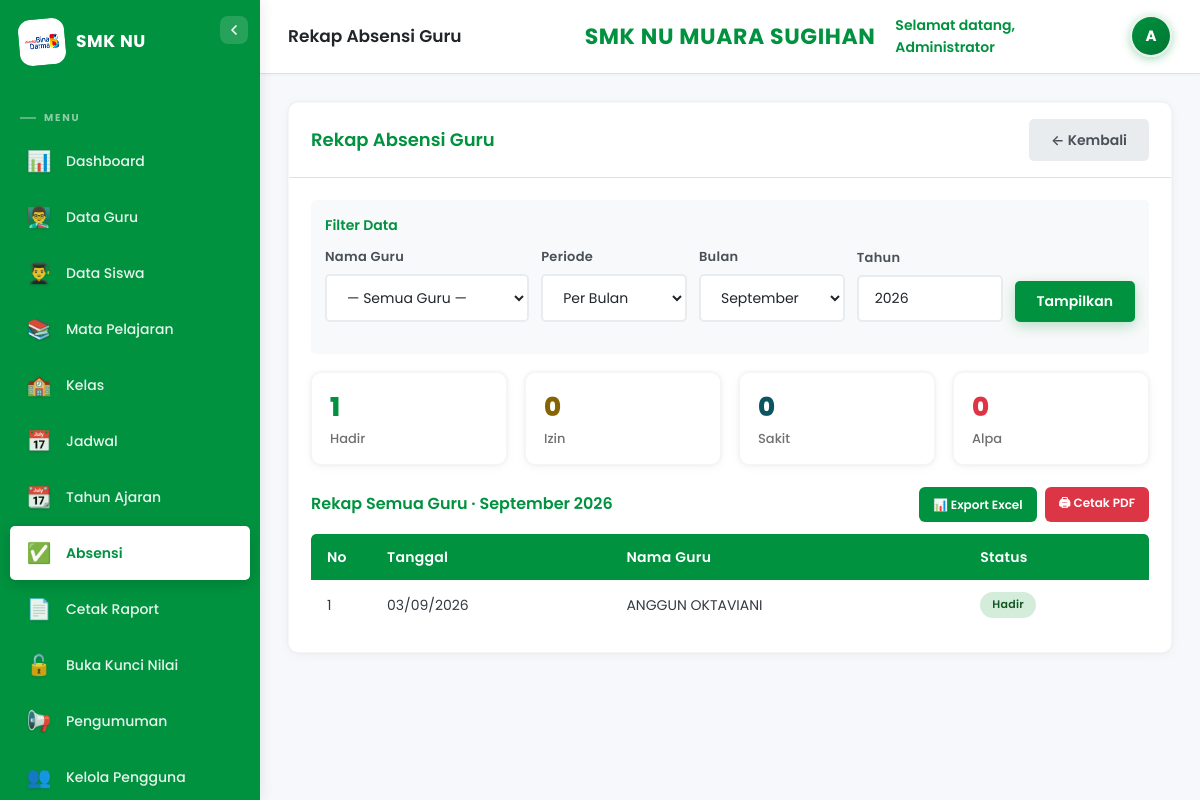
The page /public/index.php?page=absensi&action=rekapGuru (signed in) on the database its author committed.
### tables this page shows
CREATE TABLE `absensi_guru` (
  `id` int NOT NULL,
  `guru_id` int NOT NULL,
  `tanggal` date NOT NULL,
  `status` enum('Hadir','Izin','Sakit','Alpa') NOT NULL,
  `is_validated` tinyint(1) NOT NULL DEFAULT '0',
  `validated_by` int DEFAULT NULL,
  `validated_at` datetime DEFAULT NULL,
  `created_at` timestamp NOT NULL DEFAULT CURRENT_TIMESTAMP
);

CREATE TABLE `guru` (
  `id` int NOT NULL,
  `kode_guru` varchar(20) NOT NULL,
  `user_id` int DEFAULT NULL,
  `nama` varchar(100) NOT NULL,
  `jenis_kelamin` enum('Laki-Laki','Perempuan') NOT NULL,
  `tempat_lahir` varchar(100) DEFAULT NULL,
  `tanggal_lahir` date DEFAULT NULL,
  `alamat` text,
  `no_hp` varchar(20) DEFAULT NULL,
  `email` varchar(100) DEFAULT NULL,
  `agama` varchar(20) DEFAULT NULL,
  `tahun_masuk` year NOT NULL,
  `foto` varchar(255) DEFAULT NULL,
  `nuptk` varchar(20) DEFAULT NULL,
  `nik` varchar(20) DEFAULT NULL,
  `nip` varchar(30) DEFAULT NULL,
  `status_kepegawaian` varchar(50) DEFAULT NULL,
  `jenis_ptk` varchar(50) DEFAULT NULL,
  `gelar` varchar(50) DEFAULT NULL,
  `jenjang_pendidikan` varchar(20) DEFAULT NULL,
  `jurusan_prodi` varchar(100) DEFAULT NULL,
  `tmt_kerja` date DEFAULT NULL,
  `tugas_tambahan` varchar(100) DEFAULT NULL,
  `created_at` timestamp NOT NULL DEFAULT CURRENT_TIMESTAMP,
  `updated_at` timestamp NOT NULL DEFAULT CURRENT_TIMESTAMP ON UPDATE CURRENT_TIMESTAMP
);

### controllers/AbsensiController.php (called while the page is built, shortened)
<?php
class AbsensiController {
    public function rekapGuru() {
        $db=getDB();
        $rekapData=[]; $stats=['Hadir'=>0,'Izin'=>0,'Sakit'=>0,'Alpa'=>0];
        $periode=$_GET['periode']??'bulan';
        $bulan=$_GET['bulan']??date('m'); $tahun=$_GET['tahun']??date('Y');
        $semester=$_GET['semester']??'ganjil';
        list($cond,$params)=$this->periodeCond($periode,$bulan,$tahun,$semester);
        $sql="SELECT a.*,g.nama FROM absensi_guru a JOIN guru g ON a.guru_id=g.id WHERE $cond";
        $sql.=" ORDER BY a.tanggal DESC,g.nama";
        $st=$db->prepare($sql); $st->execute($params); $rekapData=$st->fetchAll();
        foreach($rekapData as $r) $stats[$r['status']]++;
        require VIEW_PATH.'/admin/absensi/rekap-guru.php';
    }
    private function periodeCond($periode,$bulan,$tahun,$semester){
        if($periode==='semester'){
            if($semester==='ganjil'){ $bulans=[7,8,9,10,11,12]; } else { $bulans=[1,2,3,4,5,6]; }
            $in=implode(',',array_fill(0,count($bulans),'?'));
            $cond="YEAR(a.tanggal)=? AND MONTH(a.tanggal) IN ($in)";
            $params=array_merge([$tahun],$bulans);
        } else {
            $cond="MONTH(a.tanggal)=? AND YEAR(a.tanggal)=?";
            $params=[$bulan,$tahun];
        }
        return [$cond,$params];
    }
}

### config/app.php (called while the page is built, shortened)
<?php
function base_url($path='') {
    $script = $_SERVER['SCRIPT_NAME'];
    $base = rtrim(dirname($script), '/');
    return $base.'/'.$path;
}

### views/admin/absensi/rekap-guru.php (the view, shortened to what this page needs)
<?php $pageTitle='Rekap Absensi Guru'; ob_start();
$guruId=isset($_GET['guru_id'])?(int)$_GET['guru_id']:0;
$periode=$_GET['periode']??'bulan';
$semester=$_GET['semester']??'ganjil';
$exportQs='&guru_id='.$guruId.'&periode='.$periode.'&bulan='.$bulan.'&tahun='.$tahun.'&semester='.$semester;
$periodeLabel = $periode==='semester' ? ('Semester '.ucfirst($semester).' '.$tahun) : (date('F',mktime(0,0,0,$bulan)).' '.$tahun);
$namaGuruTerpilih = '';
?>
<div class="card">
    <div class="card-header">
        <h3>Rekap Absensi Guru</h3>
        <a href="<?= base_url('index.php?page=absensi') ?>" class="btn btn-secondary">← Kembali</a>
    </div>
    <div class="card-body">
        <form method="GET" class="filter-form" style="padding:14px;background:var(--gray-50);border-radius:var(--radius-sm);margin-bottom:18px;">
            <h4 style="font-size:14px;color:var(--primary);margin-bottom:10px;font-weight:600;">Filter Data</h4>
            <div class="form-row" style="grid-template-columns:1.4fr 1fr 1fr 1fr auto;align-items:end;gap:12px;">
                <div class="form-group"><label>Nama Guru</label>
                    <select name="guru_id" class="form-control">
                        <option value="0">— Semua Guru —</option>
                    </select>
                </div>
                <div class="form-group"><label>Periode</label>
                    <select name="periode" class="form-control" onchange="togglePeriode(this.value)">
                        <option value="bulan" <?= $periode==='bulan'?'selected':'' ?>>Per Bulan</option>
                    </select>
                </div>
                <div class="form-group" id="grpBulan" style="<?= $periode==='semester'?'display:none;':'' ?>"><label>Bulan</label>
                    <select name="bulan" class="form-control">
                        <?php for($i=1;$i<=12;$i++): ?>
                            <option value="<?= $i ?>" <?= $bulan==$i?'selected':'' ?>><?= date('F',mktime(0,0,0,$i)) ?></option>
                        <?php endfor; ?>
                    </select>
                </div>
                <div class="form-group"><label>Tahun</label>
                    <input type="number" name="tahun" class="form-control" value="<?= $tahun ?>">
                </div>
                <div class="form-group"><label>&nbsp;</label>
                    <button type="submit" class="btn btn-primary">Tampilkan</button>
                </div>
            </div>
        </form>
        <?php if(!empty($rekapData)): ?>
            <div class="stats-grid" style="grid-template-columns:repeat(4,1fr);">
                <div class="stat-card sm"><div class="stat-info"><h3 style="color:var(--primary);"><?= $stats['Hadir'] ?></h3><p>Hadir</p></div></div>
                <div class="stat-card sm"><div class="stat-info"><h3 style="color:#856404;"><?= $stats['Izin'] ?></h3><p>Izin</p></div></div>
                <div class="stat-card sm"><div class="stat-info"><h3 style="color:#0C5460;"><?= $stats['Sakit'] ?></h3><p>Sakit</p></div></div>
                <div class="stat-card sm"><div class="stat-info"><h3 style="color:var(--danger);"><?= $stats['Alpa'] ?></h3><p>Alpa</p></div></div>
            </div>
            <div style="display:flex;justify-content:space-between;align-items:center;margin:20px 0 12px;">
                <h4 style="color:var(--primary);font-size:16px;font-weight:600;">
                    Rekap<?= $namaGuruTerpilih?' — '.htmlspecialchars($namaGuruTerpilih):' Semua Guru' ?> · <?= $periodeLabel ?>
                </h4>
                <div style="display:flex;gap:8px;" class="no-print">
                    <a href="<?= base_url('index.php?page=absensi&action=exportGuru'.$exportQs) ?>" class="btn btn-sm btn-success">📊 Export Excel</a>
                    <button onclick="window.print()" class="btn btn-sm btn-danger">🖨 Cetak PDF</button>
                </div>
            </div>
            <div class="table-responsive">
                <table class="table">
                    <thead><tr><th style="width:60px;">No</th><th>Tanggal</th><th>Nama Guru</th><th>Status</th></tr></thead>
                    <tbody>
                        <?php foreach($rekapData as $i=>$r): ?>
                        <tr>
                            <td><?= $i+1 ?></td>
                            <td><?= date('d/m/Y',strtotime($r['tanggal'])) ?></td>
                            <td><?= htmlspecialchars($r['nama']) ?></td>
                            <td><span class="badge <?= strtolower($r['status']) ?>"><?= $r['status'] ?></span></td>
                        </tr>
                        <?php endforeach; ?>
                    </tbody>
                </table>
            </div>
        <?php else: ?>
            <p class="empty-state">Belum ada data absensi guru untuk filter yang dipilih.</p>
        <?php endif; ?>
    </div>
</div>
<?php $content=ob_get_clean(); require VIEW_PATH.'/layouts/admin.php'; ?>

### rows shown on the page
absensi_guru: tanggal "03/09/2026", guru.nama "ANGGUN OKTAVIANI", status "Hadir"

### other values the page prints
$pageTitle "Rekap Absensi Guru"
Auth::user('nama') "Administrator"
substr(Auth::user('nama'),0,1) "A"
$stats['Hadir'] "1"
$stats['Izin'] "0"
$stats['Sakit'] "0"
$stats['Alpa'] "0"
$periodeLabel "September 2026"
form field bulan "September"
